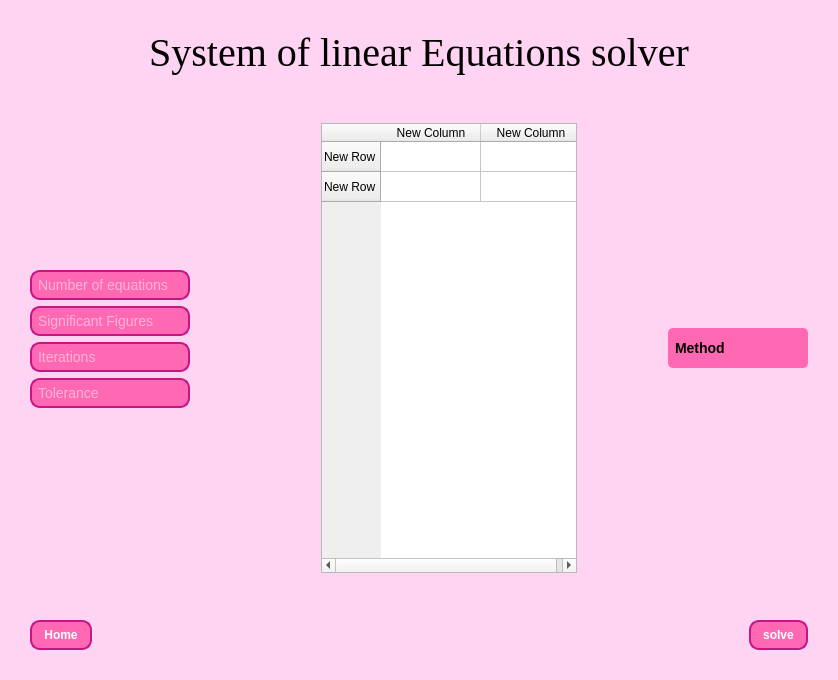
<?xml version="1.0" encoding="UTF-8"?>
<ui version="4.0">
 <class>MainWindow</class>
 <widget class="QMainWindow" name="MainWindow">
  <property name="enabled">
   <bool>true</bool>
  </property>
  <property name="geometry">
   <rect>
    <x>0</x>
    <y>0</y>
    <width>838</width>
    <height>680</height>
   </rect>
  </property>
  <property name="minimumSize">
   <size>
    <width>0</width>
    <height>1</height>
   </size>
  </property>
  <property name="font">
   <font>
    <family>Times New Roman</family>
   </font>
  </property>
  <property name="windowTitle">
   <string>Linear Solver</string>
  </property>
  <property name="styleSheet">
   <string notr="true">/* Set background color for the main window */
QMainWindow {
    background-color: rgb(255, 211, 242)
}

/* Style for QLineEdit (text input fields) */
QLineEdit {
    background-color: #ff69b4; /* Background color for the input */
    border: 2px solid  #c71585; /* Border with a chocolate color */
    border-radius: 10px; /* Rounded corners */
    padding: 4px; /* Padding inside the text field */
    font-size: 14px; /* Font size */
    color: white; /* Text color */
}

/* Style for QPushButton */
QPushButton {
    background-color: #ff69b4; /* Hot pink background */
    border: 2px solid #c71585; /* Darker pink border */
    border-radius: 10px; /* Rounded corners */
    color: white; /* Text color */
    font-size: 12px; /* Font size */
    font-weight: bold; /* Bold text */
    padding: 6px 12px; /* Padding for a comfortable button size */
}

/* Hover effect for QPushButton */
QPushButton:hover {
    background-color: #ff85c4; /* Lighter pink when hovered */
    border-color: #ff1493; /* Brighter border */
}

/* Pressed effect for QPushButton */
QPushButton:pressed {
    background-color: #ff1493; /* Brighter pink */
    border-color: #c71585; /* Darker border */
}
QTableWidget::item:selected {
        background-color: #ff69b4; /* Background color when selected (via mouse or keyboard) */
        color: white;              /* Text color when selected */
    }

    QTableWidget::item:hover {
        background-color: #ff85c4; /* Background color when hovered with mouse */
        color: white;              /* Text color on hover */
    }

    QTableWidget::item:focus {
        background-color: #ff69b4; /* Background color when focused via keyboard */
        color: white;              /* Text color when focused via keyboard */
    }</string>
  </property>
  <property name="rowcount" stdset="0">
   <string/>
  </property>
  <widget class="QWidget" name="centralwidget">
   <property name="sizePolicy">
    <sizepolicy hsizetype="Expanding" vsizetype="Expanding">
     <horstretch>0</horstretch>
     <verstretch>0</verstretch>
    </sizepolicy>
   </property>
   <property name="maximumSize">
    <size>
     <width>1440</width>
     <height>1080</height>
    </size>
   </property>
   <layout class="QVBoxLayout" name="verticalLayout_2">
    <property name="leftMargin">
     <number>30</number>
    </property>
    <property name="topMargin">
     <number>30</number>
    </property>
    <property name="rightMargin">
     <number>30</number>
    </property>
    <property name="bottomMargin">
     <number>30</number>
    </property>
    <item>
     <layout class="QHBoxLayout" name="horizontalLayout_4">
      <item>
       <spacer name="horizontalSpacer_6">
        <property name="orientation">
         <enum>Qt::Orientation::Horizontal</enum>
        </property>
        <property name="sizeHint" stdset="0">
         <size>
          <width>40</width>
          <height>20</height>
         </size>
        </property>
       </spacer>
      </item>
      <item>
       <widget class="QLabel" name="label">
        <property name="font">
         <font>
          <family>Times New Roman</family>
          <pointsize>30</pointsize>
          <italic>false</italic>
         </font>
        </property>
        <property name="text">
         <string>System of linear Equations solver</string>
        </property>
        <property name="textFormat">
         <enum>Qt::TextFormat::AutoText</enum>
        </property>
        <property name="scaledContents">
         <bool>false</bool>
        </property>
        <property name="alignment">
         <set>Qt::AlignmentFlag::AlignCenter</set>
        </property>
        <property name="openExternalLinks">
         <bool>false</bool>
        </property>
       </widget>
      </item>
      <item>
       <spacer name="horizontalSpacer_5">
        <property name="orientation">
         <enum>Qt::Orientation::Horizontal</enum>
        </property>
        <property name="sizeHint" stdset="0">
         <size>
          <width>40</width>
          <height>20</height>
         </size>
        </property>
       </spacer>
      </item>
     </layout>
    </item>
    <item>
     <layout class="QHBoxLayout" name="horizontalLayout">
      <item>
       <layout class="QHBoxLayout" name="horizontalLayout_5"/>
      </item>
     </layout>
    </item>
    <item>
     <spacer name="verticalSpacer_2">
      <property name="orientation">
       <enum>Qt::Orientation::Vertical</enum>
      </property>
      <property name="sizeHint" stdset="0">
       <size>
        <width>20</width>
        <height>40</height>
       </size>
      </property>
     </spacer>
    </item>
    <item>
     <layout class="QHBoxLayout" name="horizontalLayout_2">
      <item>
       <widget class="QWidget" name="widget" native="true">
        <property name="sizePolicy">
         <sizepolicy hsizetype="Fixed" vsizetype="Fixed">
          <horstretch>0</horstretch>
          <verstretch>0</verstretch>
         </sizepolicy>
        </property>
        <property name="minimumSize">
         <size>
          <width>200</width>
          <height>450</height>
         </size>
        </property>
        <widget class="QWidget" name="verticalLayoutWidget_3">
         <property name="geometry">
          <rect>
           <x>0</x>
           <y>0</y>
           <width>201</width>
           <height>431</height>
          </rect>
         </property>
         <layout class="QVBoxLayout" name="verticalLayout_7">
          <item>
           <spacer name="verticalSpacer_3">
            <property name="orientation">
             <enum>Qt::Orientation::Vertical</enum>
            </property>
            <property name="sizeHint" stdset="0">
             <size>
              <width>20</width>
              <height>40</height>
             </size>
            </property>
           </spacer>
          </item>
          <item>
           <widget class="QLineEdit" name="numberOfEquations">
            <property name="sizePolicy">
             <sizepolicy hsizetype="Fixed" vsizetype="Fixed">
              <horstretch>0</horstretch>
              <verstretch>0</verstretch>
             </sizepolicy>
            </property>
            <property name="minimumSize">
             <size>
              <width>160</width>
              <height>0</height>
             </size>
            </property>
            <property name="maximumSize">
             <size>
              <width>40</width>
              <height>32</height>
             </size>
            </property>
            <property name="autoFillBackground">
             <bool>false</bool>
            </property>
            <property name="styleSheet">
             <string notr="true"/>
            </property>
            <property name="inputMethodHints">
             <set>Qt::InputMethodHint::ImhNone</set>
            </property>
            <property name="inputMask">
             <string/>
            </property>
            <property name="text">
             <string/>
            </property>
            <property name="maxLength">
             <number>100</number>
            </property>
            <property name="frame">
             <bool>true</bool>
            </property>
            <property name="placeholderText">
             <string>Number of equations</string>
            </property>
            <property name="clearButtonEnabled">
             <bool>false</bool>
            </property>
           </widget>
          </item>
          <item>
           <layout class="QHBoxLayout" name="horizontalLayout_7">
            <item>
             <widget class="QLineEdit" name="significantFiguresNumber">
              <property name="sizePolicy">
               <sizepolicy hsizetype="Fixed" vsizetype="Fixed">
                <horstretch>0</horstretch>
                <verstretch>0</verstretch>
               </sizepolicy>
              </property>
              <property name="minimumSize">
               <size>
                <width>160</width>
                <height>0</height>
               </size>
              </property>
              <property name="maximumSize">
               <size>
                <width>40</width>
                <height>32</height>
               </size>
              </property>
              <property name="placeholderText">
               <string>Significant Figures</string>
              </property>
             </widget>
            </item>
            <item>
             <spacer name="horizontalSpacer_12">
              <property name="orientation">
               <enum>Qt::Orientation::Horizontal</enum>
              </property>
              <property name="sizeHint" stdset="0">
               <size>
                <width>40</width>
                <height>20</height>
               </size>
              </property>
             </spacer>
            </item>
           </layout>
          </item>
          <item>
           <layout class="QHBoxLayout" name="horizontalLayout_10">
            <item>
             <widget class="QLineEdit" name="iterationsNumber">
              <property name="sizePolicy">
               <sizepolicy hsizetype="Fixed" vsizetype="Fixed">
                <horstretch>0</horstretch>
                <verstretch>0</verstretch>
               </sizepolicy>
              </property>
              <property name="minimumSize">
               <size>
                <width>160</width>
                <height>0</height>
               </size>
              </property>
              <property name="maximumSize">
               <size>
                <width>40</width>
                <height>32</height>
               </size>
              </property>
              <property name="placeholderText">
               <string>Iterations</string>
              </property>
             </widget>
            </item>
            <item>
             <spacer name="horizontalSpacer_7">
              <property name="orientation">
               <enum>Qt::Orientation::Horizontal</enum>
              </property>
              <property name="sizeHint" stdset="0">
               <size>
                <width>40</width>
                <height>20</height>
               </size>
              </property>
             </spacer>
            </item>
           </layout>
          </item>
          <item>
           <layout class="QHBoxLayout" name="horizontalLayout_9">
            <item>
             <widget class="QLineEdit" name="toleranceNumber">
              <property name="sizePolicy">
               <sizepolicy hsizetype="Fixed" vsizetype="Fixed">
                <horstretch>0</horstretch>
                <verstretch>0</verstretch>
               </sizepolicy>
              </property>
              <property name="minimumSize">
               <size>
                <width>160</width>
                <height>0</height>
               </size>
              </property>
              <property name="maximumSize">
               <size>
                <width>40</width>
                <height>16777215</height>
               </size>
              </property>
              <property name="placeholderText">
               <string>Tolerance</string>
              </property>
             </widget>
            </item>
            <item>
             <spacer name="horizontalSpacer_8">
              <property name="orientation">
               <enum>Qt::Orientation::Horizontal</enum>
              </property>
              <property name="sizeHint" stdset="0">
               <size>
                <width>40</width>
                <height>20</height>
               </size>
              </property>
             </spacer>
            </item>
           </layout>
          </item>
          <item>
           <spacer name="verticalSpacer_4">
            <property name="orientation">
             <enum>Qt::Orientation::Vertical</enum>
            </property>
            <property name="sizeHint" stdset="0">
             <size>
              <width>20</width>
              <height>40</height>
             </size>
            </property>
           </spacer>
          </item>
         </layout>
        </widget>
       </widget>
      </item>
      <item>
       <spacer name="horizontalSpacer_3">
        <property name="orientation">
         <enum>Qt::Orientation::Horizontal</enum>
        </property>
        <property name="sizeHint" stdset="0">
         <size>
          <width>40</width>
          <height>20</height>
         </size>
        </property>
       </spacer>
      </item>
      <item>
       <widget class="QTableWidget" name="tableWidget">
        <property name="enabled">
         <bool>true</bool>
        </property>
        <property name="sizePolicy">
         <sizepolicy hsizetype="MinimumExpanding" vsizetype="Expanding">
          <horstretch>0</horstretch>
          <verstretch>0</verstretch>
         </sizepolicy>
        </property>
        <property name="minimumSize">
         <size>
          <width>0</width>
          <height>0</height>
         </size>
        </property>
        <property name="maximumSize">
         <size>
          <width>133330</width>
          <height>19000</height>
         </size>
        </property>
        <property name="baseSize">
         <size>
          <width>0</width>
          <height>0</height>
         </size>
        </property>
        <property name="font">
         <font>
          <family>Arial</family>
          <pointsize>15</pointsize>
          <stylestrategy>PreferDefault</stylestrategy>
         </font>
        </property>
        <property name="cursor" stdset="0">
         <cursorShape>PointingHandCursor</cursorShape>
        </property>
        <property name="tabletTracking">
         <bool>true</bool>
        </property>
        <property name="acceptDrops">
         <bool>false</bool>
        </property>
        <property name="accessibleName">
         <string/>
        </property>
        <property name="autoFillBackground">
         <bool>false</bool>
        </property>
        <property name="inputMethodHints">
         <set>Qt::InputMethodHint::ImhDigitsOnly</set>
        </property>
        <property name="frameShape">
         <enum>QFrame::Shape::StyledPanel</enum>
        </property>
        <property name="frameShadow">
         <enum>QFrame::Shadow::Plain</enum>
        </property>
        <property name="lineWidth">
         <number>3</number>
        </property>
        <property name="midLineWidth">
         <number>0</number>
        </property>
        <property name="textElideMode">
         <enum>Qt::TextElideMode::ElideRight</enum>
        </property>
        <property name="horizontalScrollMode">
         <enum>QAbstractItemView::ScrollMode::ScrollPerPixel</enum>
        </property>
        <property name="wordWrap">
         <bool>true</bool>
        </property>
        <row>
         <property name="text">
          <string>New Row</string>
         </property>
        </row>
        <row>
         <property name="text">
          <string>New Row</string>
         </property>
        </row>
        <column>
         <property name="text">
          <string>New Column</string>
         </property>
        </column>
        <column>
         <property name="text">
          <string>New Column</string>
         </property>
        </column>
       </widget>
      </item>
      <item>
       <spacer name="horizontalSpacer_2">
        <property name="orientation">
         <enum>Qt::Orientation::Horizontal</enum>
        </property>
        <property name="sizeHint" stdset="0">
         <size>
          <width>40</width>
          <height>20</height>
         </size>
        </property>
       </spacer>
      </item>
      <item>
       <widget class="QWidget" name="widget_2" native="true">
        <property name="sizePolicy">
         <sizepolicy hsizetype="Fixed" vsizetype="Fixed">
          <horstretch>0</horstretch>
          <verstretch>0</verstretch>
         </sizepolicy>
        </property>
        <property name="minimumSize">
         <size>
          <width>140</width>
          <height>300</height>
         </size>
        </property>
        <widget class="QComboBox" name="comboBox">
         <property name="geometry">
          <rect>
           <x>0</x>
           <y>130</y>
           <width>140</width>
           <height>40</height>
          </rect>
         </property>
         <property name="sizePolicy">
          <sizepolicy hsizetype="Fixed" vsizetype="Fixed">
           <horstretch>0</horstretch>
           <verstretch>0</verstretch>
          </sizepolicy>
         </property>
         <property name="minimumSize">
          <size>
           <width>140</width>
           <height>40</height>
          </size>
         </property>
         <property name="maximumSize">
          <size>
           <width>16777215</width>
           <height>0</height>
          </size>
         </property>
         <property name="styleSheet">
          <string notr="true">QComboBox {
    background-color: #ff69b4; /* Hot pink */
    border: 2px solid #ff69b4; /* Hot pink */
    border-radius: 5px;
    padding: 5px;
    color: #000000; /* Black text */
    font: bold 14px Arial;
}

QComboBox::drop-down {
    subcontrol-origin: padding;
    subcontrol-position: top right;
    width: 20px;
    border-left: 1px solid #ff69b4; /* Hot pink */
}

QComboBox::down-arrow {
    border: none;
    color: #000000; /* Black arrow color */
}

QComboBox QAbstractItemView {
    background-color: #ffc0cb; /* Light pink dropdown */
    border: 1px solid #ff69b4; /* Hot pink border for dropdown */
    selection-background-color: #ff69b4; /* Highlighted item in dropdown */
    selection-color: #ffffff; /* Highlighted text color */
    color: #000000; /* Black text for items */
}
</string>
         </property>
         <item>
          <property name="text">
           <string>Method</string>
          </property>
         </item>
         <item>
          <property name="text">
           <string>Gauss</string>
          </property>
         </item>
         <item>
          <property name="text">
           <string>Gauss-Jordan</string>
          </property>
         </item>
         <item>
          <property name="text">
           <string>Crout LU</string>
          </property>
         </item>
         <item>
          <property name="text">
           <string>Cholesky LU</string>
          </property>
         </item>
         <item>
          <property name="text">
           <string>Doolittle LU</string>
          </property>
         </item>
         <item>
          <property name="text">
           <string>Jacobi</string>
          </property>
         </item>
         <item>
          <property name="text">
           <string>Gauss-Seidel</string>
          </property>
         </item>
        </widget>
       </widget>
      </item>
     </layout>
    </item>
    <item>
     <spacer name="verticalSpacer">
      <property name="orientation">
       <enum>Qt::Orientation::Vertical</enum>
      </property>
      <property name="sizeHint" stdset="0">
       <size>
        <width>20</width>
        <height>40</height>
       </size>
      </property>
     </spacer>
    </item>
    <item>
     <layout class="QVBoxLayout" name="verticalLayout">
      <item>
       <layout class="QHBoxLayout" name="horizontalLayout_3">
        <item>
         <widget class="QPushButton" name="backButton">
          <property name="maximumSize">
           <size>
            <width>70</width>
            <height>16777215</height>
           </size>
          </property>
          <property name="text">
           <string>Home</string>
          </property>
         </widget>
        </item>
        <item>
         <spacer name="horizontalSpacer_4">
          <property name="orientation">
           <enum>Qt::Orientation::Horizontal</enum>
          </property>
          <property name="sizeHint" stdset="0">
           <size>
            <width>40</width>
            <height>20</height>
           </size>
          </property>
         </spacer>
        </item>
        <item>
         <widget class="QPushButton" name="solve">
          <property name="enabled">
           <bool>true</bool>
          </property>
          <property name="text">
           <string>solve</string>
          </property>
         </widget>
        </item>
       </layout>
      </item>
     </layout>
    </item>
   </layout>
  </widget>
  <widget class="QMenuBar" name="menubar">
   <property name="geometry">
    <rect>
     <x>0</x>
     <y>0</y>
     <width>838</width>
     <height>24</height>
    </rect>
   </property>
  </widget>
 </widget>
 <resources/>
 <connections/>
</ui>
